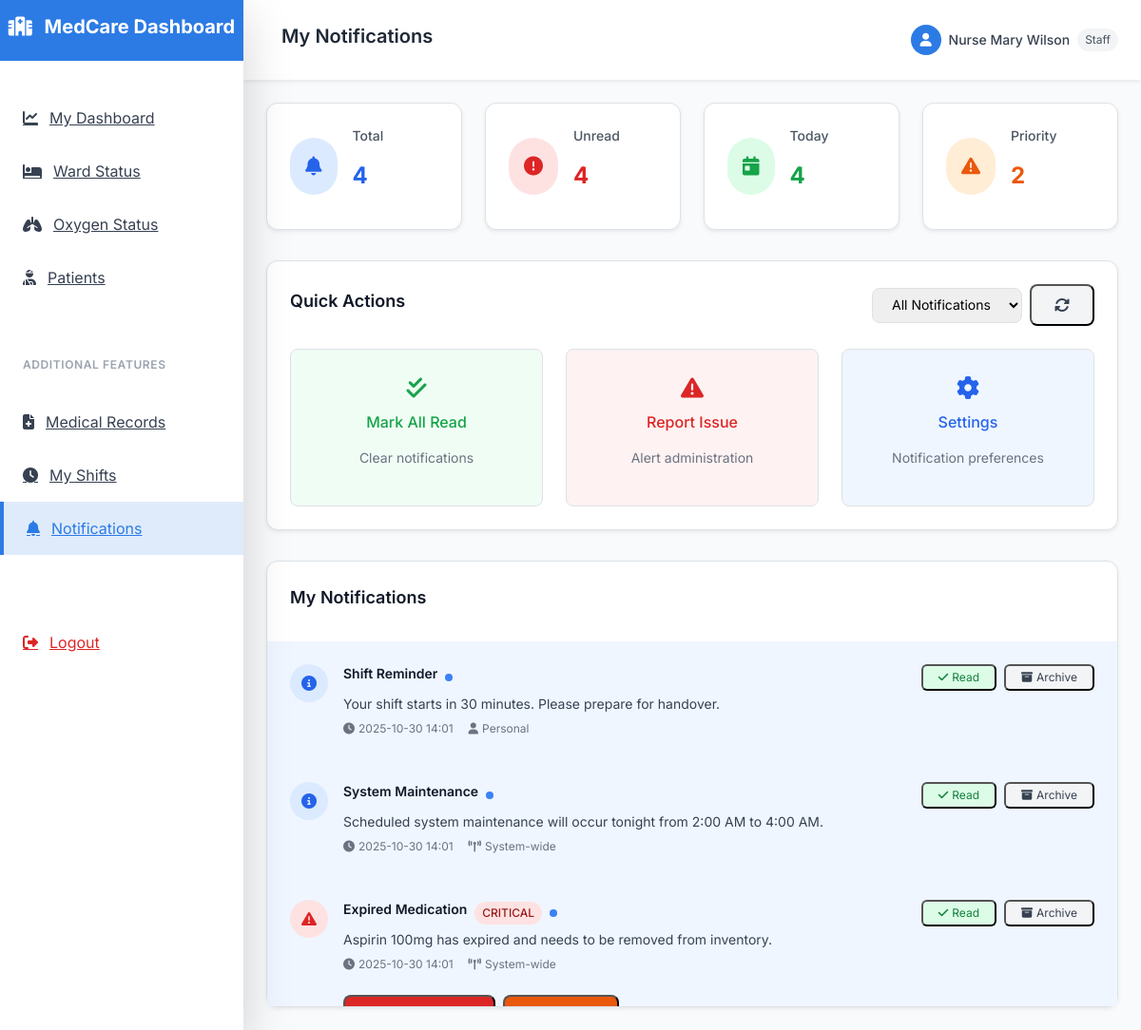
Page /staff/notifications (signed in) on the committed database.
### models.py (models this page shows)
class Notification(db.Model):
    id = db.Column(db.Integer, primary_key=True)
    user_id = db.Column(db.Integer, db.ForeignKey('user.id'), nullable=True, index=True)  # None for system-wide
    title = db.Column(db.String(100), nullable=False)
    message = db.Column(db.Text, nullable=False)
    type = db.Column(db.String(20), nullable=False)  # 'info', 'warning', 'error', 'success'
    priority = db.Column(db.String(10), default='normal')  # 'low', 'normal', 'high', 'critical'
    is_read = db.Column(db.Boolean, default=False, index=True)
    created_at = db.Column(db.DateTime, default=lambda: datetime.now(timezone.utc), index=True)
    user = db.relationship('User', backref='notifications', lazy=True)

### app.py (the view)
@app.route('/staff/notifications')
def staff_notifications():
    if 'user_id' not in session or session['user_role'] != 'staff':
        return redirect(url_for('login'))
    notifications = Notification.query.filter(
        (Notification.user_id == session['user_id']) | (Notification.user_id == None)
    ).order_by(Notification.created_at.desc()).all()
    unread_count = Notification.query.filter(
        ((Notification.user_id == session['user_id']) | (Notification.user_id == None)),
        Notification.is_read == False
    ).count()
    return render_template('staff/notifications.html',
                         notifications=notifications,
                         unread_count=unread_count)

### templates/staff/notifications.html (shortened to what this page needs)
{% extends "base.html" %}
{% block page_title %}My Notifications{% endblock %}
{% block dashboard_content %}
<div class="grid grid-cols-1 md:grid-cols-2 lg:grid-cols-4 gap-6 mb-8">
    <div class="bg-white rounded-xl shadow-sm border border-gray-200 p-6 card-hover">
        <div class="flex items-center">
            <div class="p-3 rounded-full bg-blue-100">
                <i class="fas fa-bell text-blue-600 text-xl"></i>
            </div>
            <div class="ml-4">
                <p class="text-sm font-medium text-gray-600">Total</p>
                <p class="text-2xl font-bold text-blue-600">{{ notifications|length }}</p>
            </div>
        </div>
    </div>
    <div class="bg-white rounded-xl shadow-sm border border-gray-200 p-6 card-hover">
        <div class="flex items-center">
            <div class="p-3 rounded-full bg-red-100">
                <i class="fas fa-exclamation-circle text-red-600 text-xl"></i>
            </div>
            <div class="ml-4">
                <p class="text-sm font-medium text-gray-600">Unread</p>
                <p class="text-2xl font-bold text-red-600">{{ unread_count }}</p>
            </div>
        </div>
    </div>
    <div class="bg-white rounded-xl shadow-sm border border-gray-200 p-6 card-hover">
        <div class="flex items-center">
            <div class="p-3 rounded-full bg-green-100">
                <i class="fas fa-calendar-day text-green-600 text-xl"></i>
            </div>
            <div class="ml-4">
                <p class="text-sm font-medium text-gray-600">Today</p>
                <p class="text-2xl font-bold text-green-600">{{ notifications|selectattr('created_at')|list|length }}</p>
            </div>
        </div>
    </div>
    <div class="bg-white rounded-xl shadow-sm border border-gray-200 p-6 card-hover">
        <div class="flex items-center">
            <div class="p-3 rounded-full bg-orange-100">
                <i class="fas fa-exclamation-triangle text-orange-600 text-xl"></i>
            </div>
            <div class="ml-4">
                <p class="text-sm font-medium text-gray-600">Priority</p>
                <p class="text-2xl font-bold text-orange-600">{{ notifications|selectattr('priority', 'in', ['high', 'critical'])|list|length }}</p>
            </div>
        </div>
    </div>
</div>
<div class="bg-white rounded-xl shadow-sm border border-gray-200 p-6 mb-8">
    <div class="flex items-center justify-between mb-4">
        <h3 class="text-lg font-semibold text-gray-900">Quick Actions</h3>
        <div class="flex items-center space-x-2">
            <select id="notificationFilter" class="px-3 py-2 border border-gray-300 rounded-lg text-sm">
                <option value="">All Notifications</option>
            </select>
            <button onclick="refreshNotifications()" class="px-4 py-2 bg-gray-100 text-gray-700 rounded-lg hover:bg-gray-200">
                <i class="fas fa-sync-alt"></i>
            </button>
        </div>
    </div>
    <div class="grid grid-cols-1 md:grid-cols-3 gap-4">
        <button onclick="markAllRead()" class="p-4 bg-green-50 border border-green-200 rounded-lg hover:bg-green-100 text-center transition-colors">
            <i class="fas fa-check-double text-green-600 text-2xl mb-2"></i>
            <p class="font-medium text-green-600">Mark All Read</p>
            <p class="text-sm text-gray-500">Clear notifications</p>
        </button>
        <button onclick="reportIssue()" class="p-4 bg-red-50 border border-red-200 rounded-lg hover:bg-red-100 text-center transition-colors">
            <i class="fas fa-exclamation-triangle text-red-600 text-2xl mb-2"></i>
            <p class="font-medium text-red-600">Report Issue</p>
            <p class="text-sm text-gray-500">Alert administration</p>
        </button>
        <button onclick="viewSettings()" class="p-4 bg-blue-50 border border-blue-200 rounded-lg hover:bg-blue-100 text-center transition-colors">
            <i class="fas fa-cog text-blue-600 text-2xl mb-2"></i>
            <p class="font-medium text-blue-600">Settings</p>
            <p class="text-sm text-gray-500">Notification preferences</p>
        </button>
    </div>
</div>
<div class="bg-white rounded-xl shadow-sm border border-gray-200">
    <div class="px-6 py-4 border-b border-gray-200">
        <h3 class="text-lg font-semibold text-gray-900">My Notifications</h3>
    </div>
    {% if notifications %}
    <div class="divide-y divide-gray-200 max-h-96 overflow-y-auto" id="notificationsList">
        {% for notification in notifications %}
        <div class="p-6 hover:bg-gray-50 transition-colors {% if not notification.is_read %}bg-blue-50 border-l-4 border-blue-500{% endif %}"
             data-priority="{{ notification.priority }}"
             data-type="{{ notification.type }}"
             data-read="{{ notification.is_read|lower }}"
             data-date="{{ notification.created_at.strftime('%Y-%m-%d') }}">
            <div class="flex items-start justify-between">
                <div class="flex items-start space-x-4">
                    <div class="w-10 h-10 rounded-full flex items-center justify-center
                        {% if notification.type == 'error' %}bg-red-100 text-red-600
                        {% elif notification.type == 'warning' %}bg-yellow-100 text-yellow-600
                        {% elif notification.type == 'success' %}bg-green-100 text-green-600
                        {% else %}bg-blue-100 text-blue-600{% endif %}">
                        <i class="fas {% if notification.type == 'error' %}fa-exclamation-triangle
                            {% elif notification.type == 'warning' %}fa-exclamation-circle
                            {% elif notification.type == 'success' %}fa-check-circle
                            {% else %}fa-info-circle{% endif %}"></i>
                    </div>
                    <div class="flex-1">
                        <div class="flex items-center space-x-2 mb-1">
                            <h4 class="text-sm font-semibold text-gray-900">{{ notification.title }}</h4>
                            {% if notification.priority == 'critical' %}
                            <span class="px-2 py-1 bg-red-100 text-red-800 text-xs rounded-full font-medium animate-pulse">
                                CRITICAL
                            </span>
                            {% elif notification.priority == 'high' %}
                            <span class="px-2 py-1 bg-orange-100 text-orange-800 text-xs rounded-full font-medium">
                                HIGH
                            </span>
                            {% endif %}
                            {% if not notification.is_read %}
                            <span class="w-2 h-2 bg-blue-500 rounded-full animate-pulse"></span>
                            {% endif %}
                        </div>
                        <p class="text-sm text-gray-700 mb-2">{{ notification.message }}</p>
                        <div class="flex items-center space-x-4 text-xs text-gray-500">
                            <span><i class="fas fa-clock mr-1"></i>{{ notification.created_at.strftime('%Y-%m-%d %H:%M') }}</span>
                            {% if notification.user_id %}
                            <span><i class="fas fa-user mr-1"></i>Personal</span>
                            {% else %}
                            <span><i class="fas fa-broadcast-tower mr-1"></i>System-wide</span>
                            {% endif %}
                        </div>
                    </div>
                </div>
                <div class="flex items-center space-x-2 ml-4">
                    {% if not notification.is_read %}
                    <button onclick="markAsRead({{ notification.id }})" class="px-3 py-1 bg-green-100 text-green-700 rounded text-xs hover:bg-green-200 transition-colors">
                        <i class="fas fa-check mr-1"></i>Read
                    </button>
                    {% endif %}
                    <button onclick="archiveNotification({{ notification.id }})" class="px-3 py-1 bg-gray-100 text-gray-700 rounded text-xs hover:bg-gray-200 transition-colors">
                        <i class="fas fa-archive mr-1"></i>Archive
                    </button>
                </div>
            </div>
            {% if notification.priority == 'critical' and notification.type == 'error' %}
            <div class="mt-4 ml-14 flex space-x-2">
                <button onclick="acknowledgeAlert({{ notification.id }})" class="px-4 py-2 bg-red-600 text-white rounded-lg hover:bg-red-700 text-sm">
                </button>
                <button onclick="escalateAlert({{ notification.id }})" class="px-4 py-2 bg-orange-600 text-white rounded-lg hover:bg-orange-700 text-sm">
                </button>
            </div>
            {% endif %}
        </div>
        {% endfor %}
    </div>
    {% endif %}
</div>
{% endblock %}

### static/css/custom.css (style rules this page uses)
.card-hover { transition: all 0.3s ease; }
:root { --hospital-blue: #2C7BE5; --success-green: #48C774; --warning-yellow: #FFDD57; --alert-red: #F14668; --bg-light: #F8FAFC; --text-dark: #222B45; }

### templates/base.html (style rules this page uses)
body { font-family: 'Inter', sans-serif; }
.card-hover { transition: all 0.3s ease; }

### rows in the picture
Notification: title "Shift Reminder", is_read False (drawn), message "Your shift starts in 30 minutes. Please prepare for handover.", created_at "2025-10-30 14:01", shows "Personal"
Notification: title "System Maintenance", is_read False (drawn), message "Scheduled system maintenance will occur tonight from 2:00 AM to 4:00 AM.", created_at "2025-10-30 14:01", shows "System-wide"
Notification: title "Expired Medication", priority "CRITICAL", is_read False (drawn), message "Aspirin 100mg has expired and needs to be removed from inventory.", created_at "2025-10-30 14:01", shows "System-wide"

### other values in the picture
{{ session.user_name }} "Nurse Mary Wilson"
{{ session.user_role.title() }} "Staff"
{{ notifications|length }} "4"
{{ unread_count }} "4"
{{ notifications|selectattr('created_at')|list|length }} "4"
